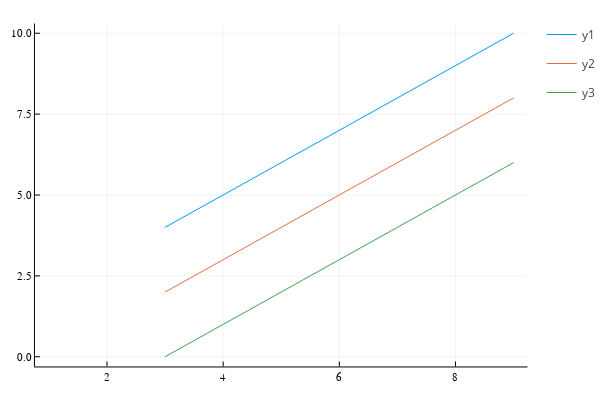

The code cell stored with this chart in its notebook:
### Code cell
(a,b,c) =BB([1,2,3,4,5,6,7,8,9],3,2)
plot(a)
plot!(b)
plot!(c)

### Figure 1 — Plotly figure (JSON) as saved in the notebook; plotly's stock layout.template omitted (floating-point values rounded to 4 significant figures)
{"data": [{"colorbar": {"title": {"text": ""}}, "legendgroup": "y1", "line": {"color": "rgba(0, 154, 250, 1.000)", "dash": "solid", "shape": "linear", "width": 1}, "mode": "lines", "name": "y1", "showlegend": true, "type": "scatter", "x": [3, 4, 5, 6, 7, 8, 9], "xaxis": "x", "y": [4, 5, 6, 7, 8, 9, 10], "yaxis": "y", "zmax": null, "zmin": null}, {"colorbar": {"title": {"text": ""}}, "legendgroup": "y2", "line": {"color": "rgba(227, 111, 71, 1.000)", "dash": "solid", "shape": "linear", "width": 1}, "mode": "lines", "name": "y2", "showlegend": true, "type": "scatter", "x": [3, 4, 5, 6, 7, 8, 9], "xaxis": "x", "y": [2, 3, 4, 5, 6, 7, 8], "yaxis": "y", "zmax": null, "zmin": null}, {"colorbar": {"title": {"text": ""}}, "legendgroup": "y3", "line": {"color": "rgba(62, 164, 78, 1.000)", "dash": "solid", "shape": "linear", "width": 1}, "mode": "lines", "name": "y3", "showlegend": true, "type": "scatter", "x": [3, 4, 5, 6, 7, 8, 9], "xaxis": "x", "y": [0, 1, 2, 3, 4, 5, 6], "yaxis": "y", "zmax": null, "zmin": null}], "layout": {"annotations": [], "height": 400, "legend_position": {"bgcolor": "rgba(255, 255, 255, 1.000)", "bordercolor": "rgba(0, 0, 0, 1)", "borderwidth": 1, "font": {"color": "rgba(0, 0, 0, 1)", "family": "sans-serif", "size": 11}, "title": {"font": {"color": "rgba(0, 0, 0, 1)", "family": "sans-serif", "size": 15}, "text": ""}, "tracegroupgap": 0, "traceorder": "normal", "x": 1, "xanchor": "auto", "y": 1, "yanchor": "auto"}, "margin": {"b": 20, "l": 0, "r": 0, "t": 20}, "paper_bgcolor": "rgba(255, 255, 255, 1.000)", "plot_bgcolor": "rgba(255, 255, 255, 1.000)", "showlegend": true, "width": 600, "xaxis": {"anchor": "y", "domain": [0.06582, 0.9934], "gridcolor": "rgba(0, 0, 0, 0.1)", "gridwidth": 0.5, "linecolor": "rgba(0, 0, 0, 1)", "mirror": false, "range": [0.76, 9.24], "showgrid": true, "showline": true, "showticklabels": true, "tickangle": 0, "tickcolor": "rgb(0, 0, 0)", "tickfont": {"color": "rgba(0, 0, 0, 1)", "family": "sans-serif", "size": 11}, "tickmode": "array", "ticks": "inside", "ticktext": ["2", "4", "6", "8"], "tickvals": [2, 4, 6, 8], "title": {"font": {"color": "rgba(0, 0, 0, 1)", "family": "sans-serif", "size": 15}, "text": ""}, "type": "linear", "visible": true, "zeroline": false, "zerolinecolor": "rgba(0, 0, 0, 1)"}, "yaxis": {"anchor": "x", "domain": [0.03762, 0.9902], "gridcolor": "rgba(0, 0, 0, 0.1)", "gridwidth": 0.5, "linecolor": "rgba(0, 0, 0, 1)", "mirror": false, "range": [-0.3, 10.3], "showgrid": true, "showline": true, "showticklabels": true, "tickangle": 0, "tickcolor": "rgb(0, 0, 0)", "tickfont": {"color": "rgba(0, 0, 0, 1)", "family": "sans-serif", "size": 11}, "tickmode": "array", "ticks": "inside", "ticktext": ["0.0", "2.5", "5.0", "7.5", "10.0"], "tickvals": [0, 2.5, 5, 7.5, 10], "title": {"font": {"color": "rgba(0, 0, 0, 1)", "family": "sans-serif", "size": 15}, "text": ""}, "type": "linear", "visible": true, "zeroline": false, "zerolinecolor": "rgba(0, 0, 0, 1)"}}}
